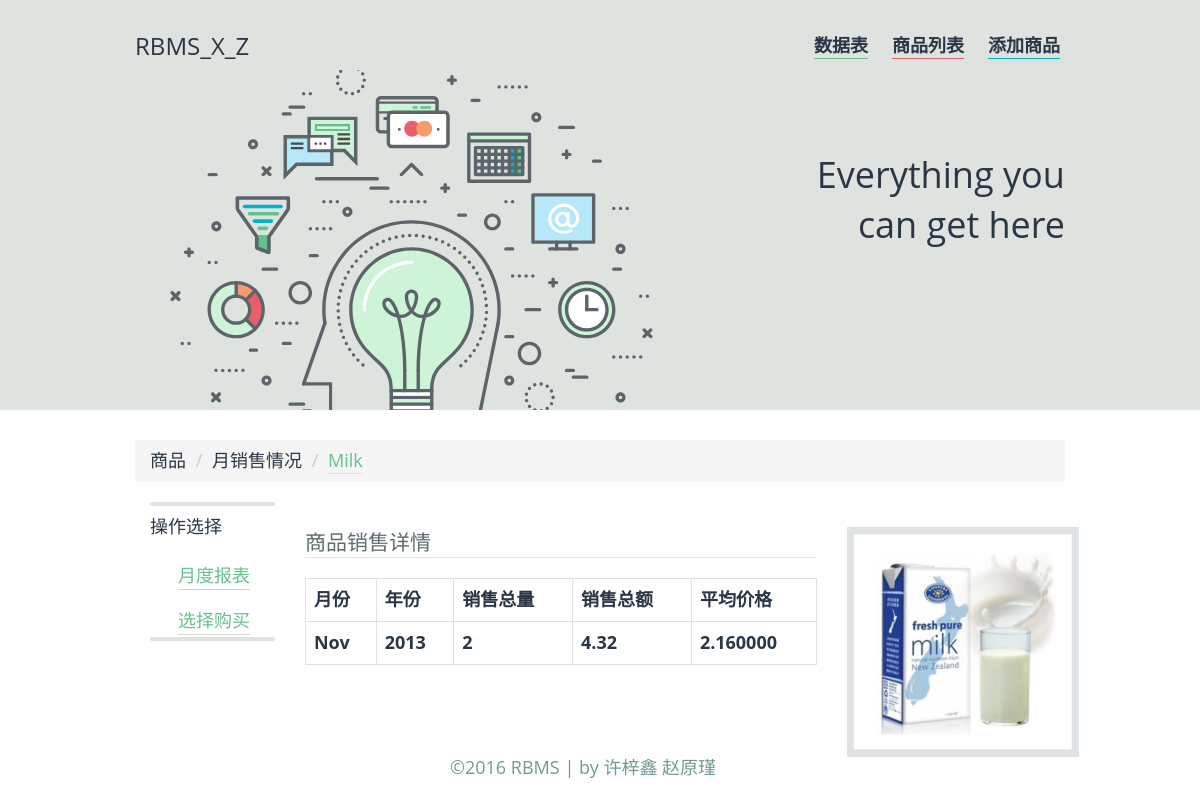
Page /reportsale.php?pid=1 on the committed database.
### tables this page shows
CREATE TABLE `products` (
  `pid` int(11) NOT NULL AUTO_INCREMENT,
  `pname` varchar(20) NOT NULL,
  `qoh` int(5) NOT NULL,
  `qoh_threshold` int(5) DEFAULT NULL,
  `original_price` decimal(6,2) DEFAULT NULL,
  `discnt_rate` decimal(3,2) DEFAULT NULL,
  `sid` int(11) DEFAULT NULL,
  `imgname` varchar(50) DEFAULT '',
  PRIMARY KEY (`pid`),
  KEY `sid` (`sid`)
);

### reportsale.php (the view, shortened to what this page needs)
<?php
  include 'head.php';
?>
<?php
  $id = isset($_GET['pid'])? $_GET['pid'] : 0;
  $sql = "call report_monthly_sale($id);";
  $query = mysql_query($sql) or die(mysql_error());
  if($query&&mysql_num_rows($query)){
    while($row = mysql_fetch_assoc($query)){
      $data[] = $row;
    }
    $pname = $data[0]['pname'];
    $imgname = $data[0]['imgname'];
    $imgname = $imgname? $imgname : 'no-image.png';
  }
  $pname = isset($pname)? $pname : '';
  $imgname = isset($imgname)? $imgname : 'no-image.png';
?>
  <ol class="breadcrumb">
    <li>商品</li>
    <li>月销售情况</li>
    <li><a><?php echo $pname; ?></a></li>
  </ol>
  <div class="row-fluid">
    <div class="col-md-2">
      <ul class="nav nav-pills nav-stacked">
        <h4>
          操作选择
        </h4>
				<li>
					<a href="reportsale.php?pid=<?php echo $id; ?>">月度报表</a>
				</li>
				<li>
					<a href="purchase.php?pid=<?php echo $id; ?>">选择购买</a>
				</li>
			</ul>
		</div>
  <br />
		<div class="col-md-7">
           	<legend>商品销售详情</legend>
			<table class="table table-bordered">
   			<tbody>
            	<tr>
         			<th>月份</th><th>年份</th><th>销售总量</th><th>销售总额</th><th>平均价格</th>
      			</tr>
				<?php
				  if(!isset($data)) echo "<h3>暂无记录</h3>";
				  else{
				    foreach ($data as $report) {
				?>
				<tr>
					<th><?php echo $report['month']; ?></th>
					<th><?php echo $report['year']; ?></th>
					<th><?php echo $report['total_qty']; ?></th>
					<th><?php echo $report['total_dollar']; ?></th>
					<th><?php echo $report['avg_price']; ?></th>
				</tr>
				<?php }}	 ?>
           	</tbody>
        	</table>
		</div>
		<div class="col-md-3">
			<img src="img/<?php echo $imgname; ?>" alt="140x140" width="232" height="230" class="img-polaroid" />
		</div>
	</div>
<?php include 'footer.php'; ?>

### css/style.css (style rules this page uses)
body { font-family: 'Open Sans','Helvetica Neue',Arial,'Hiragino Sans GB','Microsoft YaHei','WenQuanYi Micro Hei',sans-serif; }
.nav-pills li { float: right; margin-right: 15px; }

### rows in the picture
products: pname "Milk", month "Nov", year "2013", total_qty "2", total_dollar "4.32", avg_price "2.160000", imgname (picture)
